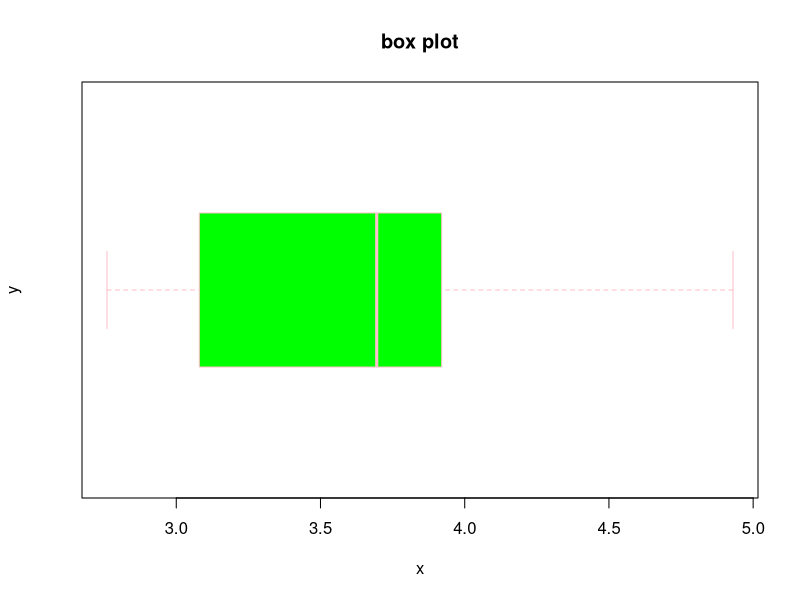
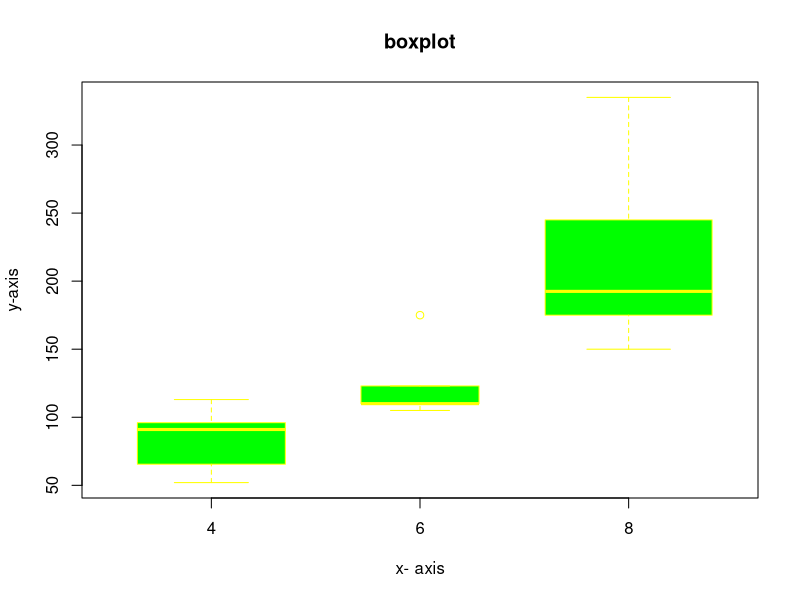
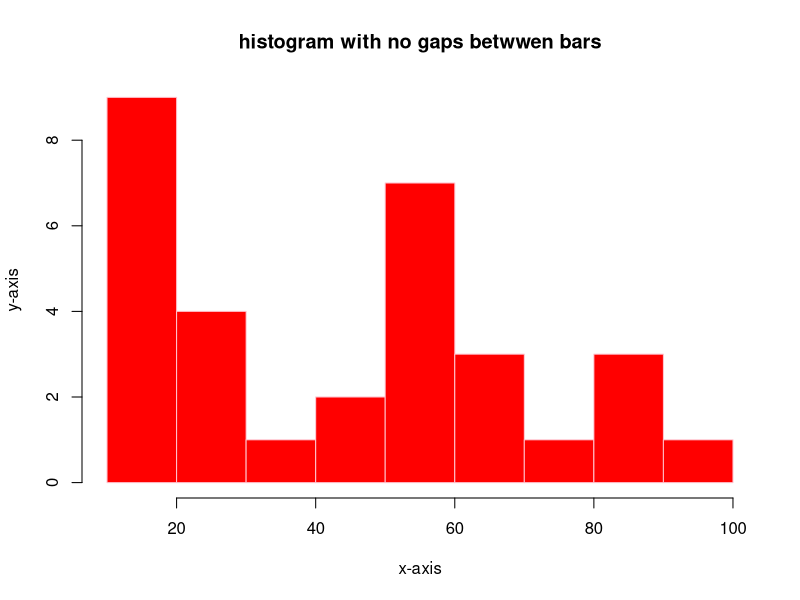
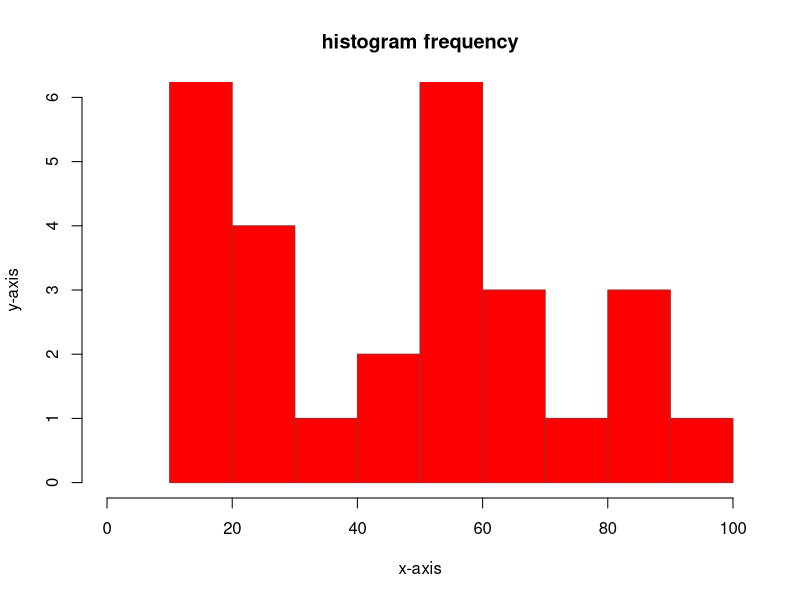
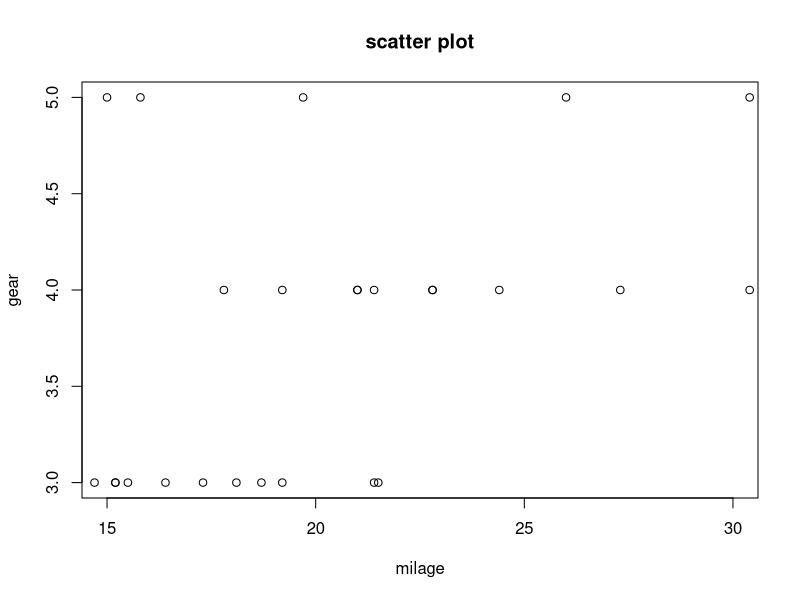
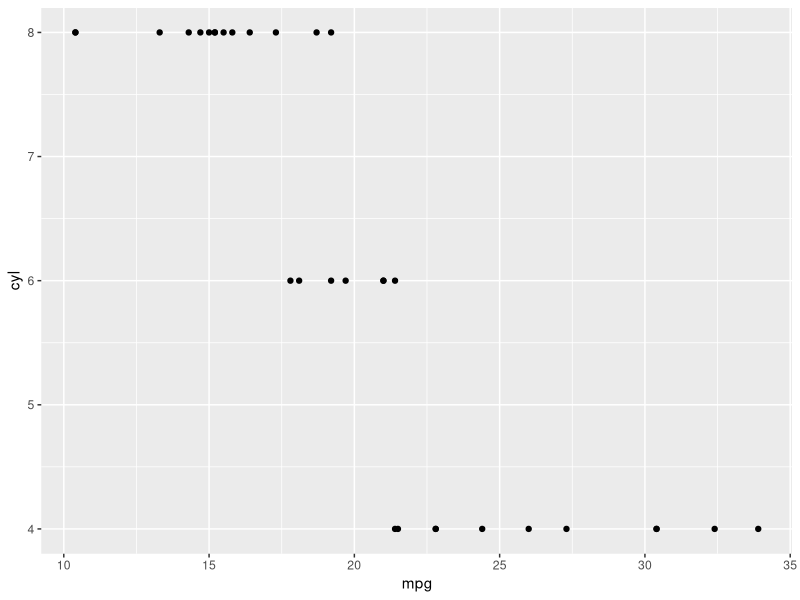
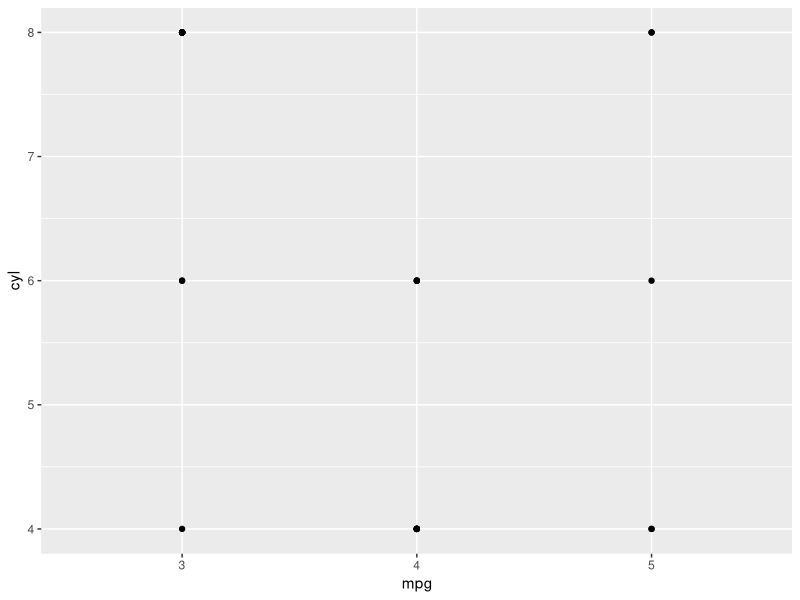
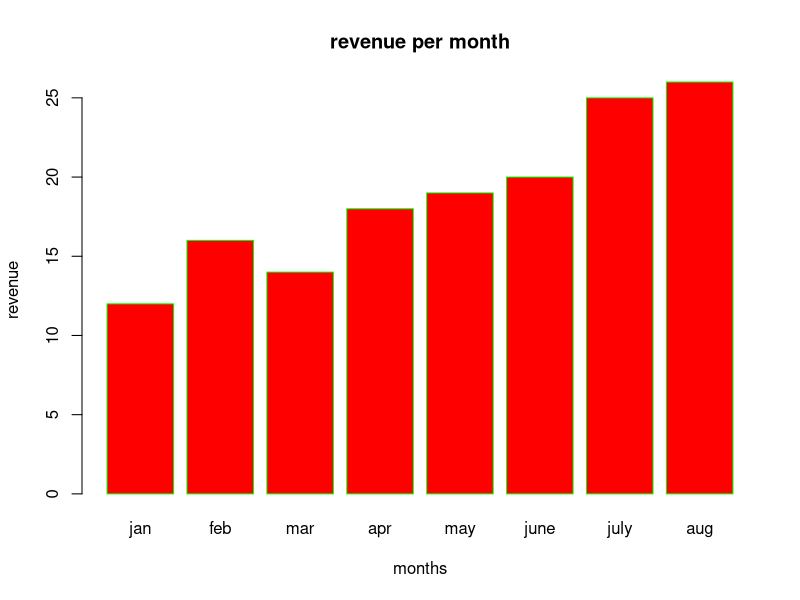

Write R code to recreate these figures, in order.

names(mtcars)
View(mtcars$drat)

# boxplot -----------------------------------------------------------------


boxplot(mtcars$drat,
        main="box plot",
        xlab="x",
        ylab="y",
        horizontal = TRUE,
        notch = FALSE,
        col="green",
        border = "pink"
        )

boxplot(hp~cyl,data=mtcars,main="boxplot",xlab = "x- axis",
        ylab = "y-axis",varwidth=TRUE,col="green","red","blue",border="yellow",notch=FALSE)




# histogram ---------------------------------------------------------------
v1 <- c(12,12,15,12,14,51,54,12,58,54,57,93,25,15,47,21,35,25,14,85,69,85,64,75,48,15,69,54,52,82,25)
hist(v1,xlab = "x-axis",ylab = "y-axis",col = "red",main = "histogram with no gaps betwwen bars",border = "pink")


v2 <- c(12,12,15,12,14,51,54,12,58,54,57,93,25,15,47,21,35,25,14,85,69,85,64,75,48,15,69,54,52,82,25)

hist(v2,xlab = "x-axis",ylab = "y-axis",main ="histogram frequency",col="red",border = "brown",
     xlim = c(0,100),ylim = c(0,6),breaks = 10)


# scatterplot -------------------------------------------------------------
View(mtcars)
names(mtcars)
plot(x=mtcars$mpg,y=mtcars$gear,main="scatter plot",xlab = "milage",ylab="gear",
     col="black",xlim = c(15,30),ylim =c(3,5) )



# scatter plot using ggplot2 package --------------------------------------
library(ggplot2)

ggplot(mtcars,aes(x=mpg,y=cyl))+geom_point()


ggplot(mtcars,aes(x=mpg,y=cyl))+geom_point(aes(factor(gear)))


# barplot -----------------------------------------------------------------
a1 <- c(12,16,14,18,19,20,25,26)
m2 <- c("jan","feb","mar","apr","may","june","july","aug")
barplot(names.arg = m2,a1,main="revenue per month",xlab="months",ylab = "revenue",col = "red",border="green")



# bar graph ---------------------------------------------------------------

months=c("jan","feb","mar")
regions=c("east","west","north")
values=matrix(c(1,2,3,4,5,6,7,8,9),nrow = 3,ncol = 3)

barplot(values,xlab="months",ylab = "revenue",main = "revenue graph",col=c("green","blue","purple"),
        names.arg = months)
legend("topleft",regions,fill =c("red","yellow","skyblue"),cex = .52)



# linegraph ---------------------------------------------------------------
library(plotrix)
a1 <- c(12,16,14,18,19,20,25,26)
plot(a1,type = "p",col="darkgreen",main="line graph",xlab ="revenue",ylab="freq" )


x <- c(12,16,14,18,19,20,25,26)
y <- c(12,58,54,57,93,25,15,47)
z <- c(12,12,15,12,14,51,54,12)
lines(z,type = "p",col="darkgreen")

plot(x,xlab = "weight",ylab = "frequency",type = "l",main = "linegraph")
plot(y,xlab = "weight",ylab = "frequency",type = "o",main = "linegraph")
plot(z,xlab = "weight",ylab = "frequency",type = "p",main = "linegraph")



